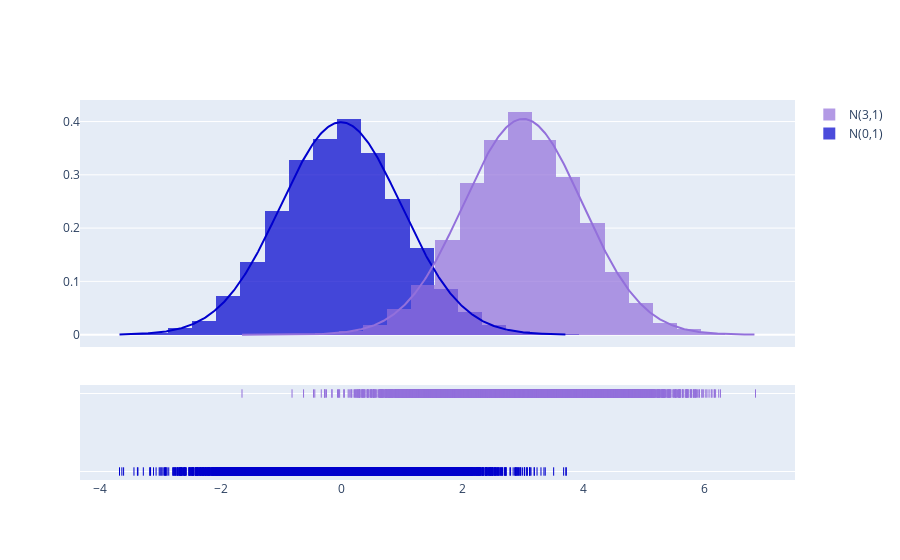

The notebook cell this image was saved under:
### Markdown cell above
Histogram of two normal distribution:

### Code cell
import numpy as np
first = np.random.randn(10000)
second = np.random.randn(10000) + 3

fig_dist = ff.create_distplot(hist_data=[first,second],
                   group_labels= ['N(0,1)','N(3,1)'],
                bin_size = 0.4,
                curve_type = 'normal',
                colors = ['mediumblue','mediumpurple'])
fig_dist.show()

### Figure 1 — Plotly figure (JSON) as saved in the notebook; plotly's stock layout.template omitted (floating-point values rounded to 4 significant figures; data arrays with more than 128 entries replaced by an {"elided": "..."} marker saying what was removed)
{"data": [{"autobinx": false, "histnorm": "probability density", "legendgroup": "N(0,1)", "marker": {"color": "mediumblue"}, "name": "N(0,1)", "opacity": 0.7, "type": "histogram", "x": {"elided": "10000 float values"}, "xaxis": "x", "xbins": {"end": 3.716, "size": 0.4, "start": -3.679}, "yaxis": "y"}, {"autobinx": false, "histnorm": "probability density", "legendgroup": "N(3,1)", "marker": {"color": "mediumpurple"}, "name": "N(3,1)", "opacity": 0.7, "type": "histogram", "x": {"elided": "10000 float values"}, "xaxis": "x", "xbins": {"end": 6.848, "size": 0.4, "start": -1.651}, "yaxis": "y"}, {"legendgroup": "N(0,1)", "marker": {"color": "mediumblue"}, "mode": "lines", "name": "N(0,1)", "showlegend": false, "type": "scatter", "x": {"elided": "500 float values"}, "xaxis": "x", "y": {"elided": "500 float values"}, "yaxis": "y"}, {"legendgroup": "N(3,1)", "marker": {"color": "mediumpurple"}, "mode": "lines", "name": "N(3,1)", "showlegend": false, "type": "scatter", "x": {"elided": "500 float values"}, "xaxis": "x", "y": {"elided": "500 float values"}, "yaxis": "y"}, {"legendgroup": "N(0,1)", "marker": {"color": "mediumblue", "symbol": "line-ns-open"}, "mode": "markers", "name": "N(0,1)", "showlegend": false, "type": "scatter", "x": {"elided": "10000 float values"}, "xaxis": "x", "y": {"elided": "10000 str values"}, "yaxis": "y2"}, {"legendgroup": "N(3,1)", "marker": {"color": "mediumpurple", "symbol": "line-ns-open"}, "mode": "markers", "name": "N(3,1)", "showlegend": false, "type": "scatter", "x": {"elided": "10000 float values"}, "xaxis": "x", "y": {"elided": "10000 str values"}, "yaxis": "y2"}], "layout": {"barmode": "overlay", "hovermode": "closest", "legend": {"traceorder": "reversed"}, "xaxis": {"anchor": "y2", "domain": [0, 1], "zeroline": false}, "yaxis": {"anchor": "free", "domain": [0.35, 1], "position": 0}, "yaxis2": {"anchor": "x", "domain": [0, 0.25], "dtick": 1, "showticklabels": false}}}
